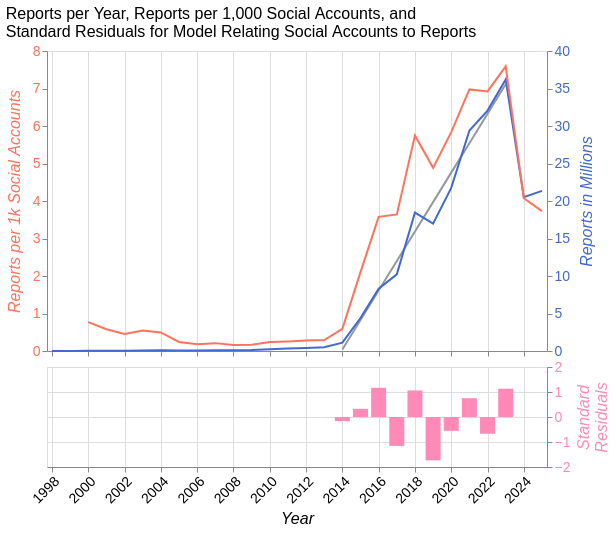

Here is the notebook cell this chart was saved with:
### Code cell
base = alt.Chart(reports2.with_columns(
    pl.col("year").cast(pl.String),
    pl.col("reports", "social_predicted", "year_predicted").truediv(1_000_000),
))

upperX = alt.X("year:T").axis(labels=False).title(None)
colors = [Palette.BLUE, Palette.RED, Palette.PINK]

upper = alt.layer(
    base.mark_line(color=Palette.GRAY).encode(
        upperX,
        alt.Y("year_predicted:Q").axis(
            None
        ).title(
            None
        )
    ),
    base.mark_line(color=colors[0]).encode(
        upperX,
        alt.Y("reports:Q").axis(
            orient="right",
            titleColor=colors[0],
            titleFontSize=16,
            titleFontWeight="normal",
            titleFontStyle="italic",
            titleAngle=270,
            titlePadding=25,
            labelColor=colors[0],
            labelFontSize=14,
        ).title(
            "Reports in Millions"
        ),
    ),
    base.mark_line(color=colors[1]).encode(
        upperX,
        alt.Y("reports_per_social:Q").axis(
            titleColor=colors[1],
            titleFontSize=16,
            titleFontWeight="normal",
            titleFontStyle="italic",
            titlePadding=10,
            labelColor=colors[1],
            labelFontSize=14,
        ).title(
            "Reports per 1k Social Accounts"
        ),
    ),
).properties(
    width=500,
).resolve_scale(
    x="shared",
    y="independent",
)

lower = base.mark_bar(size=15, color=colors[2]).encode(
    alt.X("year:T").axis(
        titleFontSize=16,
        titleFontWeight="normal",
        titleFontStyle="italic",
        titlePadding=5,
        labelFontSize=14,
        labelAngle=-45,
    ).title(
        "Year"
    ),
    alt.Y("social_residuals:Q").axis(
        orient="right",
        titleColor=colors[2],
        titleFontSize=16,
        titleFontWeight="normal",
        titleFontStyle="italic",
        titleAngle=270,
        labelColor=colors[2],
        labelFontSize=14,
    ).scale(
        domain=[-2, 2],
    ).title(
        ["Standard", "Residuals"]
    ),
).properties(
    width=500,
    height=100,
)

fig = alt.vconcat(upper, lower, spacing=0).resolve_scale(
    x="shared",
    y="independent",
)

fig

### Figure 1 — Vega-Lite specification as saved in the notebook (floating-point values rounded to 4 significant figures)
{"config": {"view": {"continuousWidth": 300, "continuousHeight": 300}}, "vconcat": [{"layer": [{"mark": {"type": "line", "color": "#9498a0"}, "encoding": {"x": {"axis": {"labels": false}, "field": "year", "title": null, "type": "temporal"}, "y": {"axis": null, "field": "year_predicted", "title": null, "type": "quantitative"}}}, {"mark": {"type": "line", "color": "#4269d0"}, "encoding": {"x": {"axis": {"labels": false}, "field": "year", "title": null, "type": "temporal"}, "y": {"axis": {"orient": "right", "titleColor": "#4269d0", "titleFontSize": 16, "titleFontWeight": "normal", "titleFontStyle": "italic", "titleAngle": 270, "titlePadding": 25, "labelColor": "#4269d0", "labelFontSize": 14}, "field": "reports", "title": "Reports in Millions", "type": "quantitative"}}}, {"mark": {"type": "line", "color": "#ff725c"}, "encoding": {"x": {"axis": {"labels": false}, "field": "year", "title": null, "type": "temporal"}, "y": {"axis": {"titleColor": "#ff725c", "titleFontSize": 16, "titleFontWeight": "normal", "titleFontStyle": "italic", "titlePadding": 10, "labelColor": "#ff725c", "labelFontSize": 14}, "field": "reports_per_social", "title": "Reports per 1k Social Accounts", "type": "quantitative"}}}], "resolve": {"scale": {"x": "shared", "y": "independent"}}, "width": 500}, {"mark": {"type": "bar", "color": "#ff8ab7", "size": 15}, "encoding": {"x": {"axis": {"titleFontSize": 16, "titleFontWeight": "normal", "titleFontStyle": "italic", "titlePadding": 5, "labelFontSize": 14, "labelAngle": -45}, "field": "year", "title": "Year", "type": "temporal"}, "y": {"axis": {"orient": "right", "titleColor": "#ff8ab7", "titleFontSize": 16, "titleFontWeight": "normal", "titleFontStyle": "italic", "titleAngle": 270, "labelColor": "#ff8ab7", "labelFontSize": 14}, "field": "social_residuals", "scale": {"domain": [-2, 2]}, "title": ["Standard", "Residuals"], "type": "quantitative"}}, "height": 100, "width": 500}], "data": {"name": "data-f06031d36c5972ecba5e3685c84b2e12"}, "resolve": {"scale": {"x": "shared", "y": "independent"}}, "spacing": 0, "title": {"text": ["Reports per Year, Reports per 1,000 Social Accounts, and", "Standard Residuals for Model Relating Social Accounts to Reports"], "fontSize": 16, "fontWeight": "normal"}, "$schema": "https://vega.github.io/schema/vega-lite/v6.4.1.json", "datasets": {"data-f06031d36c5972ecba5e3685c84b2e12": [{"year": "2025", "reports": 21.35, "people": 8232000000.0, "internet_users": 6058000000.0, "social_accounts": 5725000000.0, "reports_per_social": 3.73, "social_residuals": null, "social_predicted": null, "year_residuals": null, "year_predicted": null}, {"year": "2024", "reports": 20.51, "people": 8162000000.0, "internet_users": 5517000000.0, "social_accounts": 5037000000.0, "reports_per_social": 4.072, "social_residuals": null, "social_predicted": null, "year_residuals": null, "year_predicted": null}, {"year": "2023", "reports": 36.21, "people": 8092000000.0, "internet_users": 5292000000.0, "social_accounts": 4770000000.0, "reports_per_social": 7.591, "social_residuals": 1.132, "social_predicted": 34.61, "year_residuals": 0.4391, "year_predicted": 35.57}, {"year": "2022", "reports": 32.06, "people": 8021000000.0, "internet_users": 5110000000.0, "social_accounts": 4632000000.0, "reports_per_social": 6.921, "social_residuals": -0.6701, "social_predicted": 33.03, "year_residuals": 0.2679, "year_predicted": 31.64}, {"year": "2021", "reports": 29.4, "people": 7954000000.0, "internet_users": 4908000000.0, "social_accounts": 4214000000.0, "reports_per_social": 6.976, "social_residuals": 0.7523, "social_predicted": 28.24, "year_residuals": 1.025, "year_predicted": 27.71}, {"year": "2020", "reports": 21.75, "people": 7887000000.0, "internet_users": 4622000000.0, "social_accounts": 3726000000.0, "reports_per_social": 5.838, "social_residuals": -0.5531, "social_predicted": 22.64, "year_residuals": -1.198, "year_predicted": 23.78}, {"year": "2019", "reports": 16.99, "people": 7811000000.0, "internet_users": 4132000000.0, "social_accounts": 3478000000.0, "reports_per_social": 4.884, "social_residuals": -1.734, "social_predicted": 19.79, "year_residuals": -1.668, "year_predicted": 19.85}, {"year": "2018", "reports": 18.46, "people": 7730000000.0, "internet_users": 3749000000.0, "social_accounts": 3212000000.0, "reports_per_social": 5.748, "social_residuals": 1.061, "social_predicted": 16.74, "year_residuals": 1.477, "year_predicted": 15.92}, {"year": "2017", "reports": 10.21, "people": 7646000000.0, "internet_users": 3456000000.0, "social_accounts": 2804000000.0, "reports_per_social": 3.643, "social_residuals": -1.158, "social_predicted": 12.06, "year_residuals": -1.052, "year_predicted": 12.0}, {"year": "2016", "reports": 8.298, "people": 7559000000.0, "internet_users": 3235000000.0, "social_accounts": 2320000000.0, "reports_per_social": 3.577, "social_residuals": 1.17, "social_predicted": 6.512, "year_residuals": 0.1394, "year_predicted": 8.068}, {"year": "2015", "reports": 4.404, "people": 7470000000.0, "internet_users": 2973000000.0, "social_accounts": 2094000000.0, "reports_per_social": 2.103, "social_residuals": 0.3278, "social_predicted": 3.919, "year_residuals": 0.1676, "year_predicted": 4.14}, {"year": "2014", "reports": 1.106, "people": 7382000000.0, "internet_users": 2761000000.0, "social_accounts": 1869000000.0, "reports_per_social": 0.5918, "social_residuals": -0.1644, "social_predicted": 1.339, "year_residuals": 0.6094, "year_predicted": 0.212}, {"year": "2013", "reports": 0.5053, "people": 7292000000.0, "internet_users": 2574000000.0, "social_accounts": 1731000000.0, "reports_per_social": 0.2919, "social_residuals": null, "social_predicted": null, "year_residuals": null, "year_predicted": null}, {"year": "2012", "reports": 0.4156, "people": 7201000000.0, "internet_users": 2398000000.0, "social_accounts": 1489000000.0, "reports_per_social": 0.2791, "social_residuals": null, "social_predicted": null, "year_residuals": null, "year_predicted": null}, {"year": "2011", "reports": 0.3263, "people": 7111000000.0, "internet_users": 2197000000.0, "social_accounts": 1275000000.0, "reports_per_social": 0.2559, "social_residuals": null, "social_predicted": null, "year_residuals": null, "year_predicted": null}, {"year": "2010", "reports": 0.2234, "people": 7022000000.0, "internet_users": 1994000000.0, "social_accounts": 937500000.0, "reports_per_social": 0.2383, "social_residuals": null, "social_predicted": null, "year_residuals": null, "year_predicted": null}, {"year": "2009", "reports": 0.1195, "people": 6933000000.0, "internet_users": 1754000000.0, "social_accounts": 715800000.0, "reports_per_social": 0.167, "social_residuals": null, "social_predicted": null, "year_residuals": null, "year_predicted": null}, {"year": "2008", "reports": 0.102, "people": 6844000000.0, "internet_users": 1561000000.0, "social_accounts": 627000000.0, "reports_per_social": 0.1627, "social_residuals": null, "social_predicted": null, "year_residuals": null, "year_predicted": null}, {"year": "2007", "reports": 0.1053, "people": 6757000000.0, "internet_users": 1365000000.0, "social_accounts": 501500000.0, "reports_per_social": 0.2099, "social_residuals": null, "social_predicted": null, "year_residuals": null, "year_predicted": null}, {"year": "2006", "reports": 0.07658, "people": 6671000000.0, "internet_users": 1147000000.0, "social_accounts": 431300000.0, "reports_per_social": 0.1776, "social_residuals": null, "social_predicted": null, "year_residuals": null, "year_predicted": null}, {"year": "2005", "reports": 0.07077, "people": 6587000000.0, "internet_users": 1028000000.0, "social_accounts": 295000000.0, "reports_per_social": 0.2399, "social_residuals": null, "social_predicted": null, "year_residuals": null, "year_predicted": null}, {"year": "2004", "reports": 0.112, "people": 6503000000.0, "internet_users": null, "social_accounts": 226800000.0, "reports_per_social": 0.4939, "social_residuals": null, "social_predicted": null, "year_residuals": null, "year_predicted": null}, {"year": "2003", "reports": 0.08199, "people": 6420000000.0, "internet_users": null, "social_accounts": 150000000.0, "reports_per_social": 0.5466, "social_residuals": null, "social_predicted": null, "year_residuals": null, "year_predicted": null}, {"year": "2002", "reports": 0.04308, "people": 6338000000.0, "internet_users": null, "social_accounts": 95000000.0, "reports_per_social": 0.4535, "social_residuals": null, "social_predicted": null, "year_residuals": null, "year_predicted": null}, {"year": "2001", "reports": 0.02444, "people": 6255000000.0, "internet_users": null, "social_accounts": 42000000.0, "reports_per_social": 0.582, "social_residuals": null, "social_predicted": null, "year_residuals": null, "year_predicted": null}, {"year": "2000", "reports": 0.01924, "people": 6172000000.0, "internet_users": null, "social_accounts": 25000000.0, "reports_per_social": 0.7698, "social_residuals": null, "social_predicted": null, "year_residuals": null, "year_predicted": null}, {"year": "1999", "reports": 0.009668, "people": 6089000000.0, "internet_users": null, "social_accounts": null, "reports_per_social": null, "social_residuals": null, "social_predicted": null, "year_residuals": null, "year_predicted": null}, {"year": "1998", "reports": 0.00456, "people": null, "internet_users": null, "social_accounts": null, "reports_per_social": null, "social_residuals": null, "social_predicted": null, "year_residuals": null, "year_predicted": null}]}}
